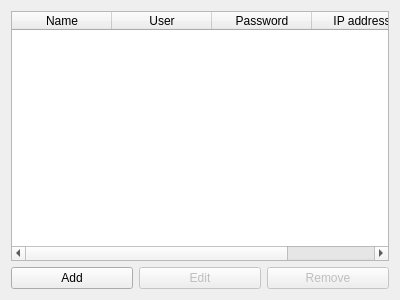
<?xml version="1.0" encoding="UTF-8"?>
<ui version="4.0">
 <class>CameraConfig</class>
 <widget class="IConfigItem" name="CameraConfig">
  <property name="geometry">
   <rect>
    <x>0</x>
    <y>0</y>
    <width>400</width>
    <height>300</height>
   </rect>
  </property>
  <property name="windowTitle">
   <string>Camera</string>
  </property>
  <layout class="QGridLayout" name="gridLayout">
   <item row="0" column="0" colspan="3">
    <widget class="QTableWidget" name="m_CameraList">
     <property name="editTriggers">
      <set>QAbstractItemView::NoEditTriggers</set>
     </property>
     <property name="showDropIndicator" stdset="0">
      <bool>false</bool>
     </property>
     <property name="dragDropOverwriteMode">
      <bool>false</bool>
     </property>
     <property name="selectionMode">
      <enum>QAbstractItemView::SingleSelection</enum>
     </property>
     <property name="selectionBehavior">
      <enum>QAbstractItemView::SelectRows</enum>
     </property>
     <property name="wordWrap">
      <bool>false</bool>
     </property>
     <property name="cornerButtonEnabled">
      <bool>false</bool>
     </property>
     <attribute name="verticalHeaderVisible">
      <bool>false</bool>
     </attribute>
     <column>
      <property name="text">
       <string notr="true">Name</string>
      </property>
     </column>
     <column>
      <property name="text">
       <string notr="true">User</string>
      </property>
     </column>
     <column>
      <property name="text">
       <string notr="true">Password</string>
      </property>
     </column>
     <column>
      <property name="text">
       <string notr="true">IP address</string>
      </property>
     </column>
    </widget>
   </item>
   <item row="1" column="0">
    <widget class="QPushButton" name="m_AddButton">
     <property name="text">
      <string>Add</string>
     </property>
    </widget>
   </item>
   <item row="1" column="1">
    <widget class="QPushButton" name="m_EditButton">
     <property name="enabled">
      <bool>false</bool>
     </property>
     <property name="text">
      <string>Edit</string>
     </property>
    </widget>
   </item>
   <item row="1" column="2">
    <widget class="QPushButton" name="m_RemoveButton">
     <property name="enabled">
      <bool>false</bool>
     </property>
     <property name="text">
      <string>Remove</string>
     </property>
    </widget>
   </item>
  </layout>
 </widget>
 <layoutdefault spacing="6" margin="11"/>
 <customwidgets>
  <customwidget>
   <class>IConfigItem</class>
   <extends>QWidget</extends>
   <header>IConfigItem.h</header>
   <container>1</container>
  </customwidget>
 </customwidgets>
 <resources/>
 <connections>
  <connection>
   <sender>m_AddButton</sender>
   <signal>clicked()</signal>
   <receiver>CameraConfig</receiver>
   <slot>addCamera()</slot>
   <hints>
    <hint type="sourcelabel">
     <x>70</x>
     <y>279</y>
    </hint>
    <hint type="destinationlabel">
     <x>199</x>
     <y>149</y>
    </hint>
   </hints>
  </connection>
  <connection>
   <sender>m_EditButton</sender>
   <signal>clicked()</signal>
   <receiver>CameraConfig</receiver>
   <slot>editCamera()</slot>
   <hints>
    <hint type="sourcelabel">
     <x>199</x>
     <y>279</y>
    </hint>
    <hint type="destinationlabel">
     <x>199</x>
     <y>149</y>
    </hint>
   </hints>
  </connection>
  <connection>
   <sender>m_RemoveButton</sender>
   <signal>clicked()</signal>
   <receiver>CameraConfig</receiver>
   <slot>removeCamera()</slot>
   <hints>
    <hint type="sourcelabel">
     <x>329</x>
     <y>279</y>
    </hint>
    <hint type="destinationlabel">
     <x>199</x>
     <y>149</y>
    </hint>
   </hints>
  </connection>
  <connection>
   <sender>m_CameraList</sender>
   <signal>cellDoubleClicked(int,int)</signal>
   <receiver>CameraConfig</receiver>
   <slot>editCamera(int,int)</slot>
   <hints>
    <hint type="sourcelabel">
     <x>199</x>
     <y>135</y>
    </hint>
    <hint type="destinationlabel">
     <x>199</x>
     <y>149</y>
    </hint>
   </hints>
  </connection>
  <connection>
   <sender>m_CameraList</sender>
   <signal>currentCellChanged(int,int,int,int)</signal>
   <receiver>CameraConfig</receiver>
   <slot>onSelectionChanged(int,int,int,int)</slot>
   <hints>
    <hint type="sourcelabel">
     <x>199</x>
     <y>135</y>
    </hint>
    <hint type="destinationlabel">
     <x>199</x>
     <y>149</y>
    </hint>
   </hints>
  </connection>
 </connections>
 <slots>
  <slot>addCamera()</slot>
  <slot>editCamera()</slot>
  <slot>editCamera(int,int)</slot>
  <slot>removeCamera()</slot>
  <slot>onSelectionChanged(int,int,int,int)</slot>
 </slots>
</ui>
